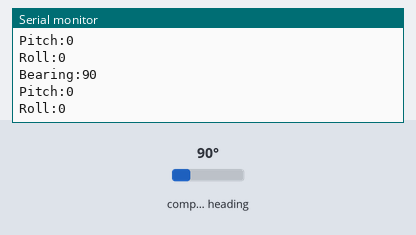
Bench run of a sketch on a simulated Arduino Uno, built with avr-gcc and run on an emulated ATmega328P. Shown: the last lines printed to the serial monitor. Wiring (inferred from the names in the program): CMPS compass at I2C address 0x60. Inputs (shaded band) come from the test bench; at power-on: compass heading 90°.

Above: at 1.9 s.
2.0 s: compass heading set to 7°
At 2.9 s:
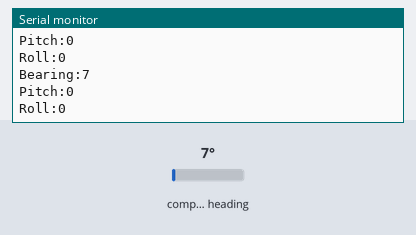
3.5 s: compass heading set to 180°
At 4.1 s:
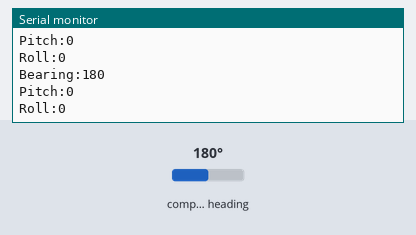
Timing chart, 0 to 6.5 s (numbered marks = the images above; inputs shaded):
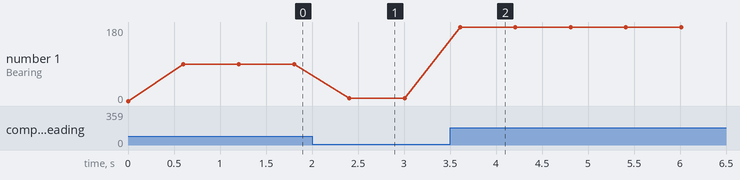

The sketch:

Bussola.ino
```cpp
// (licence header left out)
// THE SOFTWARE IS PROVIDED "AS IS", WITHOUT WARRANTY OF ANY KIND, EXPRESS OR
// IMPLIED, INCLUDING BUT NOT LIMITED TO THE WARRANTIES OF MERCHANTABILITY,
// FITNESS FOR A PARTICULAR PURPOSE AND NONINFRINGEMENT. IN NO EVENT SHALL THE
// AUTHORS OR COPYRIGHT HOLDERS BE LIABLE FOR ANY CLAIM, DAMAGES OR OTHER
// LIABILITY, WHETHER IN AN ACTION OF CONTRACT, TORT OR OTHERWISE, ARISING FROM,
// OUT OF OR IN CONNECTION WITH THE SOFTWARE OR THE USE OR OTHER DEALINGS IN THE
// SOFTWARE.

#include <Wire.h>

#define ADDRESS 0x60                                          // Defines address of CMPS10

byte highByte, lowByte, fine;              // highByte and lowByte store high and low bytes of the bearing and fine stores decimal place of bearing
int bearing, pitch, roll;          // Stores full bearing -> orientação,  pitch and roll values of CMPS10

void setup()
{
  Serial.begin(9600);             // set baud rate to 9600 bps
  Wire.begin();                                               // Conects I2C
}

void loop()
{
  imprime_valores();
  ler_bussola();
}
void ler_bussola()
{
  Wire.beginTransmission(ADDRESS);           //starts communication with CMPS10
  Wire.send(2);                              //Sends the register we wish to start reading from
  Wire.endTransmission();

  Wire.requestFrom(ADDRESS, 4);              // Request 4 bytes from CMPS10
  while(Wire.available() < 4);               // Wait for bytes to become available
  highByte=Wire.receive();
  lowByte = Wire.receive();
  pitch = Wire.receive();
  roll = Wire.receive();


  bearing = ((highByte<<8)+lowByte)/10;      // Calculate full bearing
  fine = ((highByte<<8)+lowByte)%10;         // Calculate decimal place of bearing
  delay(100);
}

void imprime_valores()
{
  Serial.print("\nBearing:");
  Serial.println(bearing);    // prints bearing Value on screen
  Serial.print("Pitch:");
  Serial.println(pitch);        // prints pitch Value on screen
  Serial.print("Roll:");
  Serial.println(roll);       // prints roll Value on screen
  delay(500);
}
```

Measured:
- after the input at 2.0 s, the serial monitor: prints a new line after 0.41 s (image 1)
- after the input at 3.5 s, the serial monitor: prints a new line after 0.11 s (image 2)
- plotted number 1: 90 → 7 after the input at 2.0 s, 7 → 180 after the input at 3.5 s
